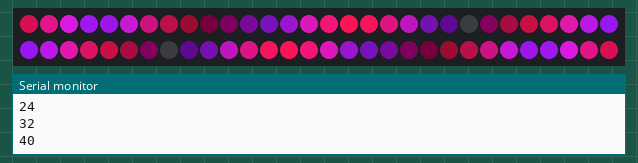
The sketch below on a simulated Arduino Uno, built with avr-gcc and run on an emulated ATmega328P. On the bench: 60 RGB LEDs in strip order, left to right, continuing on the next row, the last lines printed to the serial monitor.

Above: at 0.16 s.
At 2.58 s:
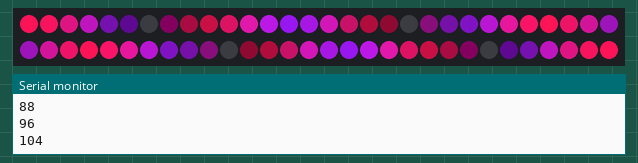
At 4.09 s:
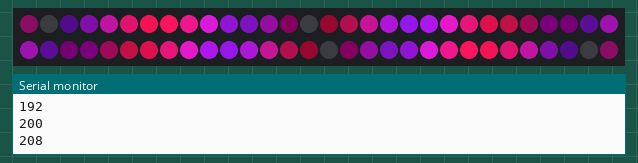
At 8.02 s:
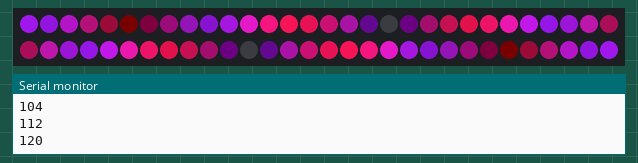
At 11.65 s:
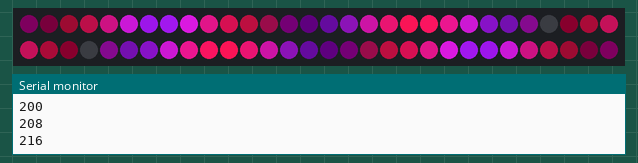
At 16.19 s:
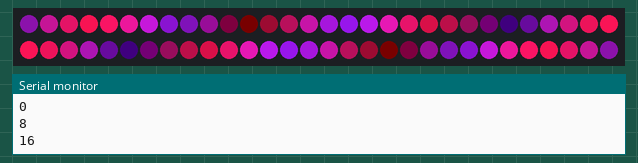

The sketch:

yrelMazo.ino
```cpp
#include <Adafruit_NeoPixel.h>

Adafruit_NeoPixel strip1 = Adafruit_NeoPixel(60, 8, NEO_GRB + NEO_KHZ800);


int angle = 0;
int angle2 = 0;

void setup() {

  Serial.begin(115200);

  strip1.begin();
  strip1.setBrightness(255);
  strip1.show(); // Initialize all pixels to 'off'
}

void loop() {
  angle += 8;
  angle %= 256;
  angle2 += 4;
  angle2 %= 256;
  uint16_t i = 0;
  uint16_t j = 120;
  float factor;

  Serial.println(angle);
  for (i = 0; i < 30; i++) {
//    j = 120-4*i;
//    j = 4*i;
    j = 60+60*cos(3.1415926535 * (angle2+i*30) / 128);
    factor = 0.5 + cos(3.1415926535 * (angle-i*20) / 128) * 0.5;
    strip1.setPixelColor(29 - i, factor * (250-j), 20 * factor, factor * (85+j));
    strip1.setPixelColor(30 + i, factor * (250-j), 20 * factor, factor * (85+j));
  }
  strip1.show();

  delay(20);
}
```

Measured:
- by itself, everything shown: repeats every 19.4 s, in 64 steps
